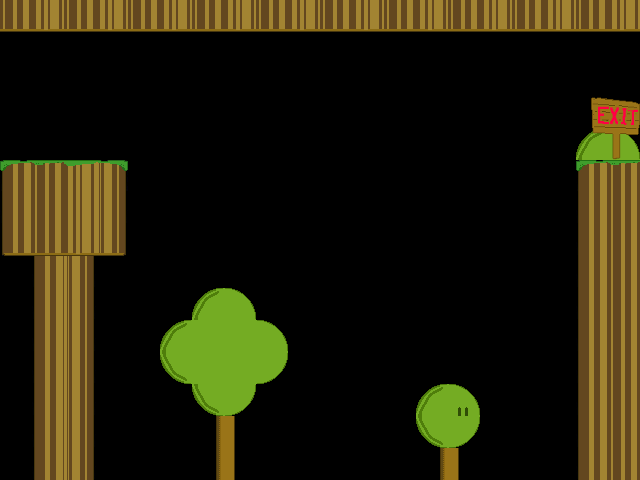

A level layout from a 2D game, rendered from its tile map. Below: a short description, then the map file with tile-grid data replaced by summaries:
An orthogonal 20x15 tile map with 32x32 px tiles, 2 tile layers (background, foreground) and 11 objects (3x block, 3x rope, ceiling, player, exit).

<map version="1.2" tiledversion="1.2.0" orientation="orthogonal" renderorder="right-down" width="20" height="15" tilewidth="32" tileheight="32" infinite="0" nextlayerid="5" nextobjectid="15">
 <tileset firstgid="1" source="snow-tiles.tsx" />
 <layer id="1" name="background" width="20" height="15">
  <data>[300 cells, 134 non-empty, 26 distinct tile ids]</data>
 </layer>
 <layer id="4" name="foreground" width="20" height="15">
  <data>[300 cells, 4 non-empty, 4 distinct tile ids]</data>
 </layer>
 <objectgroup id="3" name="ground">
  <object id="1" name="ceiling" x="0" y="0" width="640" height="32" />
  <object id="2" x="0" y="160" width="128" height="96" />
  <object id="3" x="577.333" y="160" width="62.6667" height="318.667" />
 </objectgroup>
 <objectgroup id="2" name="objects">
  <object id="4" name="player" type="player" x="32" y="128" width="32" height="32" />
  <object id="5" name="block1" type="block" x="192" y="160" width="32" height="32">
   <properties>
    <property name="no_rotate" type="bool" value="true" />
   </properties>
  </object>
  <object id="6" name="block2" type="block" x="459.333" y="199.333" width="32" height="32">
   <properties>
    <property name="no_rotate" type="bool" value="true" />
   </properties>
  </object>
  <object id="7" name="rope 1" type="rope" x="206.667" y="10.6667" width="6" height="166">
   <properties>
    <property name="length" type="int" value="166" />
    <property name="obj1" value="ceiling" />
    <property name="obj2" value="block1" />
    <property name="offset" type="int" value="0" />
   </properties>
  </object>
  <object id="9" name="rope 2" type="rope" x="471" y="20.3333" width="6" height="190">
   <properties>
    <property name="length" type="int" value="190" />
    <property name="obj1" value="ceiling" />
    <property name="obj2" value="block2" />
    <property name="offset" type="int" value="0" />
   </properties>
  </object>
  <object id="12" name="block3" type="block" x="315" y="207.5" width="32" height="32">
   <properties>
    <property name="no_rotate" type="bool" value="true" />
   </properties>
  </object>
  <object id="13" name="rope 3" type="rope" x="326.667" y="28.5002" width="6" height="190">
   <properties>
    <property name="length" type="int" value="190" />
    <property name="obj1" value="ceiling" />
    <property name="obj2" value="block3" />
    <property name="offset" type="int" value="0" />
   </properties>
  </object>
  <object id="14" name="level3" type="exit" x="614" y="44" width="27" height="116" />
 </objectgroup>
</map>